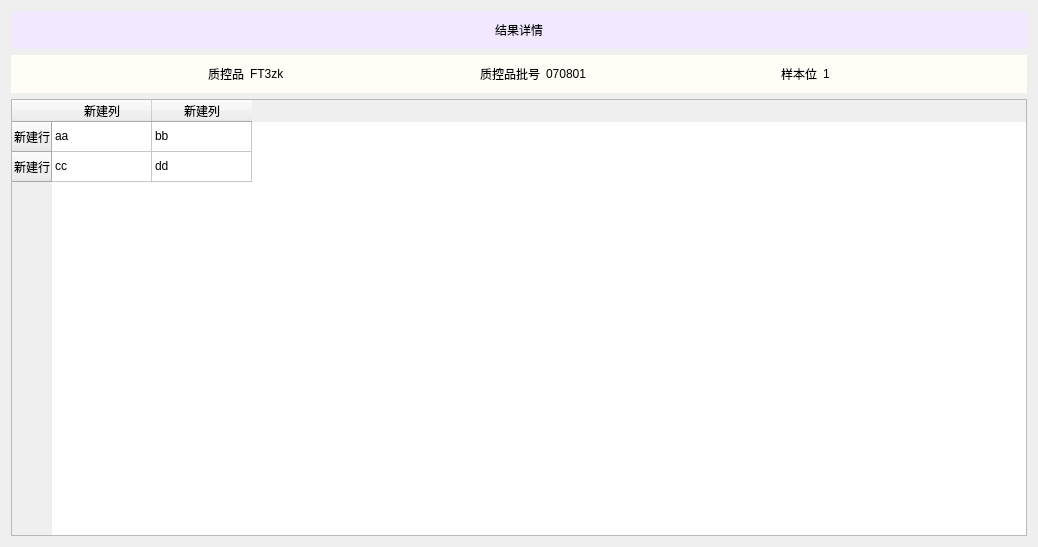
<?xml version="1.0" encoding="UTF-8"?>
<ui version="4.0">
 <class>QualityResultDetail</class>
 <widget class="QWidget" name="QualityResultDetail">
  <property name="geometry">
   <rect>
    <x>0</x>
    <y>0</y>
    <width>1038</width>
    <height>547</height>
   </rect>
  </property>
  <property name="windowTitle">
   <string>Form</string>
  </property>
  <layout class="QVBoxLayout" name="verticalLayout">
   <item>
    <widget class="QWidget" name="widget" native="true">
     <property name="styleSheet">
      <string notr="true">background-color: rgb(243, 233, 255);</string>
     </property>
     <layout class="QHBoxLayout" name="horizontalLayout">
      <item>
       <spacer name="horizontalSpacer">
        <property name="orientation">
         <enum>Qt::Horizontal</enum>
        </property>
        <property name="sizeHint" stdset="0">
         <size>
          <width>462</width>
          <height>20</height>
         </size>
        </property>
       </spacer>
      </item>
      <item>
       <widget class="QLabel" name="label">
        <property name="text">
         <string>结果详情</string>
        </property>
       </widget>
      </item>
      <item>
       <spacer name="horizontalSpacer_2">
        <property name="orientation">
         <enum>Qt::Horizontal</enum>
        </property>
        <property name="sizeHint" stdset="0">
         <size>
          <width>462</width>
          <height>20</height>
         </size>
        </property>
       </spacer>
      </item>
     </layout>
    </widget>
   </item>
   <item>
    <widget class="QWidget" name="widget_2" native="true">
     <property name="styleSheet">
      <string notr="true">background-color: rgb(255, 253, 246);</string>
     </property>
     <layout class="QHBoxLayout" name="horizontalLayout_2">
      <item>
       <spacer name="horizontalSpacer_3">
        <property name="orientation">
         <enum>Qt::Horizontal</enum>
        </property>
        <property name="sizeHint" stdset="0">
         <size>
          <width>169</width>
          <height>20</height>
         </size>
        </property>
       </spacer>
      </item>
      <item>
       <widget class="QLabel" name="label_2">
        <property name="text">
         <string>质控品</string>
        </property>
       </widget>
      </item>
      <item>
       <widget class="QLabel" name="label_3">
        <property name="text">
         <string>FT3zk</string>
        </property>
       </widget>
      </item>
      <item>
       <spacer name="horizontalSpacer_4">
        <property name="orientation">
         <enum>Qt::Horizontal</enum>
        </property>
        <property name="sizeHint" stdset="0">
         <size>
          <width>169</width>
          <height>20</height>
         </size>
        </property>
       </spacer>
      </item>
      <item>
       <widget class="QLabel" name="label_5">
        <property name="text">
         <string>质控品批号</string>
        </property>
       </widget>
      </item>
      <item>
       <widget class="QLabel" name="label_4">
        <property name="text">
         <string>070801</string>
        </property>
       </widget>
      </item>
      <item>
       <spacer name="horizontalSpacer_5">
        <property name="orientation">
         <enum>Qt::Horizontal</enum>
        </property>
        <property name="sizeHint" stdset="0">
         <size>
          <width>168</width>
          <height>20</height>
         </size>
        </property>
       </spacer>
      </item>
      <item>
       <widget class="QLabel" name="label_7">
        <property name="text">
         <string>样本位</string>
        </property>
       </widget>
      </item>
      <item>
       <widget class="QLabel" name="label_6">
        <property name="text">
         <string>1</string>
        </property>
       </widget>
      </item>
      <item>
       <spacer name="horizontalSpacer_6">
        <property name="orientation">
         <enum>Qt::Horizontal</enum>
        </property>
        <property name="sizeHint" stdset="0">
         <size>
          <width>169</width>
          <height>20</height>
         </size>
        </property>
       </spacer>
      </item>
     </layout>
    </widget>
   </item>
   <item>
    <widget class="QTableWidget" name="table">
     <row>
      <property name="text">
       <string>新建行</string>
      </property>
     </row>
     <row>
      <property name="text">
       <string>新建行</string>
      </property>
     </row>
     <column>
      <property name="text">
       <string>新建列</string>
      </property>
     </column>
     <column>
      <property name="text">
       <string>新建列</string>
      </property>
     </column>
     <item row="0" column="0">
      <property name="text">
       <string>aa</string>
      </property>
     </item>
     <item row="0" column="1">
      <property name="text">
       <string>bb</string>
      </property>
     </item>
     <item row="1" column="0">
      <property name="text">
       <string>cc</string>
      </property>
     </item>
     <item row="1" column="1">
      <property name="text">
       <string>dd</string>
      </property>
     </item>
    </widget>
   </item>
  </layout>
 </widget>
 <resources/>
 <connections/>
</ui>
